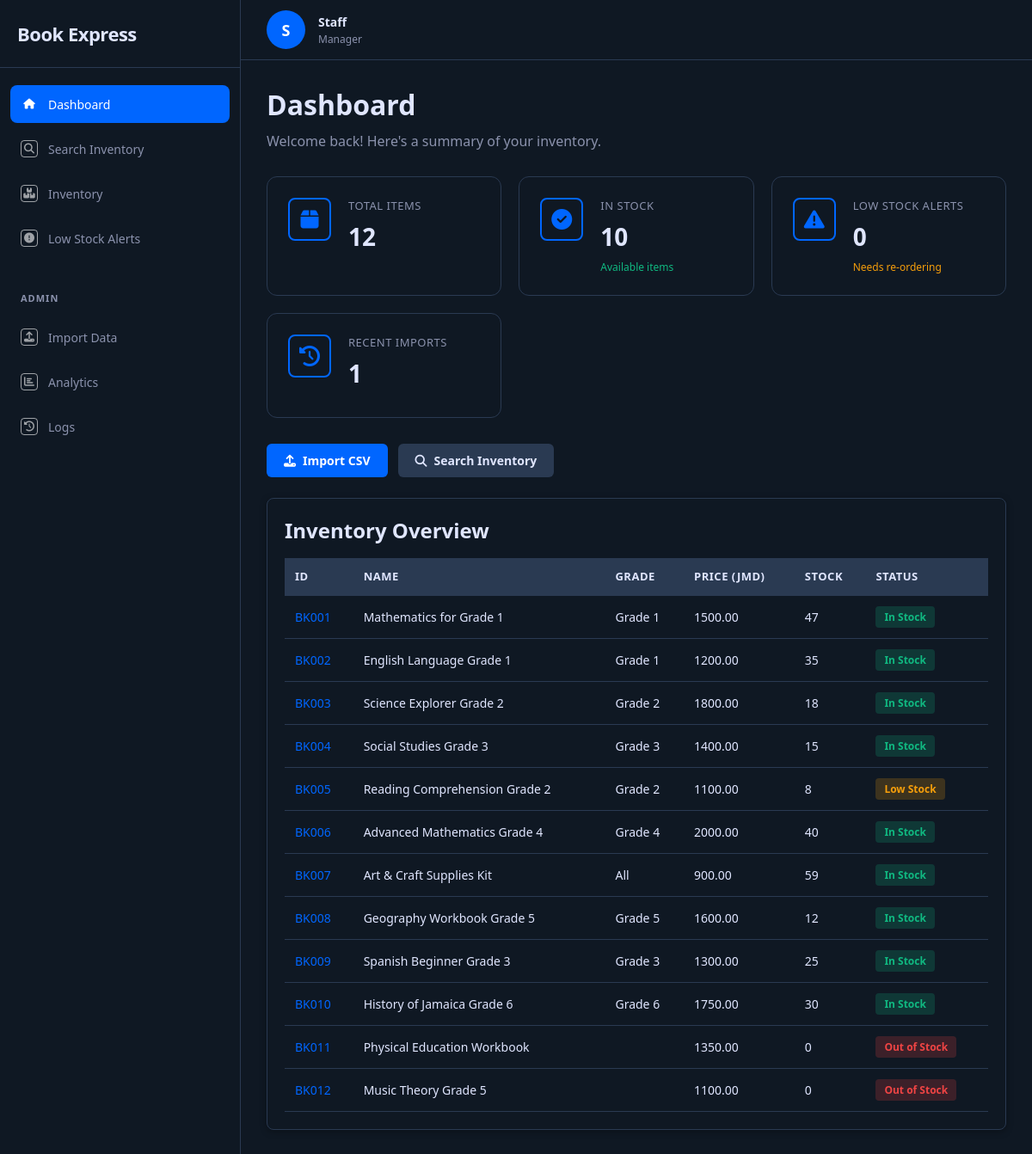
The page / on the database its author committed.
### tables this page shows
CREATE TABLE inventory_item (
            item_id TEXT PRIMARY KEY,
            item_name TEXT NOT NULL,
            unit_price REAL NOT NULL DEFAULT 0.0,
            stock_quantity INTEGER NOT NULL DEFAULT 0,
            reorder_threshold INTEGER NOT NULL DEFAULT 5,
            grade TEXT,
            subject TEXT,
            availability_status TEXT DEFAULT 'In Stock'
        );

### app.py (the view)
@app.route("/")
def index():
    items = InventoryItem.get_all()
    alerts = LowStockAlert.get_active_alerts()
    logs = ImportLog.get_recent(5)
    return render_template("index.html", items=items, alerts=alerts, logs=logs)

### database.py (called while the page is built)
def get_connection():
    conn = sqlite3.connect(DB_PATH)
    conn.row_factory = sqlite3.Row
    conn.execute("PRAGMA foreign_keys = ON")
    return conn

### entities/ImportLog.py (called while the page is built)
    @staticmethod
    def get_recent(limit: int = 10):
        conn = get_connection()
        rows = conn.execute("SELECT * FROM import_log ORDER BY timestamp DESC LIMIT ?", (limit,)).fetchall()
        conn.close()
        return [ImportLog(
            log_id=r["log_id"], timestamp=r["timestamp"], filename=r["filename"],
            user_id=r["user_id"], total_sales_amount=r["total_sales_amount"],
            records_processed=r["records_processed"], error_count=r["error_count"]
        ) for r in rows]

### entities/InventoryItem.py (called while the page is built)
    @staticmethod
    def get_all():
        conn = get_connection()
        rows = conn.execute("SELECT * FROM inventory_item ORDER BY item_id").fetchall()
        conn.close()
        return [InventoryItem(
            item_id=r["item_id"], item_name=r["item_name"],
            unit_price=r["unit_price"], stock_quantity=r["stock_quantity"],
            reorder_threshold=r["reorder_threshold"], grade=r["grade"],
            subject=r["subject"], availability_status=r["availability_status"]
        ) for r in rows]

### entities/LowStockAlert.py (called while the page is built)
    @staticmethod
    def get_active_alerts():
        conn = get_connection()
        rows = conn.execute("""
            SELECT a.*, i.item_name FROM low_stock_alert a
            JOIN inventory_item i ON a.item_id = i.item_id
            WHERE a.status = 'active' ORDER BY a.created_at DESC
        """).fetchall()
        conn.close()
        return [{
            "alert_id": r["alert_id"], "item_id": r["item_id"],
            "item_name": r["item_name"], "current_quantity": r["current_quantity"],
            "threshold": r["threshold"], "created_at": r["created_at"], "status": r["status"]
        } for r in rows]

### templates/index.html (shortened to what this page needs)
{% extends "base.html" %}
{% set active_page = 'dashboard' %}
{% block content %}
<div class="section-header">
    <h1>Dashboard</h1>
    <p>Welcome back! Here's a summary of your inventory.</p>
</div>
<div class="cards-container">
    <div class="card">
        <div class="card-icon"><i class="fas fa-box"></i></div>
        <div class="card-content">
            <p class="card-label">Total Items</p>
            <p class="card-value">{{ items|length }}</p>
        </div>
    </div>
    <div class="card">
        <div class="card-icon"><i class="fas fa-check-circle"></i></div>
        <div class="card-content">
            <p class="card-label">In Stock</p>
            <p class="card-value">{{ items|selectattr('stock_quantity', 'gt', 0)|list|length }}</p>
            <p class="card-change positive">Available items</p>
        </div>
    </div>
    <div class="card">
        <div class="card-icon"><i class="fas fa-exclamation-triangle"></i></div>
        <div class="card-content">
            <p class="card-label">Low Stock Alerts</p>
            <p class="card-value">{{ alerts|length }}</p>
            <p class="card-change warning">Needs re-ordering</p>
        </div>
    </div>
    <div class="card">
        <div class="card-icon"><i class="fas fa-history"></i></div>
        <div class="card-content">
            <p class="card-label">Recent Imports</p>
            <p class="card-value">{{ logs|length }}</p>
        </div>
    </div>
</div>
<div style="display:flex;gap:12px;margin-bottom:24px">
    <a href="/import" class="btn-primary"><i class="fas fa-upload"></i> Import CSV</a>
    <a href="/search" class="btn-secondary"><i class="fas fa-search"></i> Search Inventory</a>
</div>
<div class="catalogue-container">
    <h2 style="margin-bottom:16px">Inventory Overview</h2>
    <div class="catalogue-table-wrapper">
        <table class="catalogue-table">
            <thead><tr><th>ID</th><th>Name</th><th>Grade</th><th>Price (JMD)</th><th>Stock</th><th>Status</th></tr></thead>
            <tbody>
                {% for item in items %}
                <tr>
                    <td><a href="/item/{{ item.item_id }}" style="color:var(--primary-color);text-decoration:none">{{ item.item_id }}</a></td>
                    <td>{{ item.item_name }}</td><td>{{ item.grade }}</td>
                    <td>{{ "%.2f"|format(item.unit_price) }}</td><td>{{ item.stock_quantity }}</td>
                    <td>{% if item.stock_quantity == 0 %}<span class="badge badge-red">Out of Stock</span>{% elif item.stock_quantity <= item.reorder_threshold %}<span class="badge badge-yellow">Low Stock</span>{% else %}<span class="badge badge-green">In Stock</span>{% endif %}</td>
                </tr>
                {% endfor %}
            </tbody>
        </table>
    </div>
</div>
{% endblock %}

### static/css/dashboard.css (style rules this page uses)
* { margin:0;padding:0;box-sizing:border-box }
:root { --primary-color:#0066ff;--dark-bg:#0f1823;--sidebar-bg:#0f1823;--card-bg:#0f1823;--border-color:#2a3a52;--text-primary:#e0e6ff;--text-secondary:#8b92ad;--success-color:#10b981;--warning-color:#f59e0b;--danger-color:#ef4444;--icon-color:rgba(255,255,255,0.6) }
body { font-family:'Segoe UI',Tahoma,Geneva,Verdana,sans-serif;background-color:var(--dark-bg);color:var(--text-primary);overflow:hidden }
.section-header { margin-bottom:30px }
.section-header h1 { font-size:32px;font-weight:700;margin-bottom:10px }
.section-header p,.subtitle { font-size:16px;color:var(--text-secondary) }
.cards-container { display:grid;grid-template-columns:repeat(auto-fit,minmax(220px,1fr));gap:20px;margin-bottom:30px }
.card { background-color:var(--card-bg);border:1px solid var(--border-color);border-radius:12px;padding:24px;display:flex;gap:20px;transition:all .3s ease }
.card-icon { font-size:24px;flex-shrink:0;width:50px;height:50px;display:flex;align-items:center;justify-content:center;border:2px solid var(--primary-color);border-radius:8px;color:var(--primary-color) }
.card-content { flex:1 }
.card-label { font-size:13px;color:var(--text-secondary);text-transform:uppercase;letter-spacing:.5px;margin-bottom:8px;font-weight:500 }
.card-value { font-size:28px;font-weight:700;color:var(--text-primary);margin-bottom:8px }
.card-change { font-size:12px;color:var(--text-secondary) }
.card-change.positive { color:var(--success-color) }
.card-change.warning { color:var(--warning-color) }
.data-table,.catalogue-table,.alerts-table,.inventory-table { width:100%;border-collapse:collapse;font-size:14px }
.data-table thead,.catalogue-table thead,.alerts-table thead,.inventory-table thead { background-color:var(--border-color);border-bottom:2px solid var(--border-color) }
.data-table th,.catalogue-table th,.alerts-table th,.inventory-table th { padding:12px;text-align:left;font-weight:600;color:var(--text-primary);font-size:13px;text-transform:uppercase;letter-spacing:.5px }
.data-table td,.catalogue-table td,.alerts-table td,.inventory-table td { padding:12px;border-bottom:1px solid var(--border-color);color:var(--text-primary) }
.badge { display:inline-block;padding:4px 10px;border-radius:4px;font-size:12px;font-weight:600 }
.badge-green { background-color:rgba(16,185,129,.2);color:var(--success-color) }
.badge-yellow { background-color:rgba(245,158,11,.2);color:var(--warning-color) }
.badge-red { background-color:rgba(239,68,68,.2);color:var(--danger-color) }
.btn-primary,.btn-secondary { padding:10px 20px;border:none;border-radius:6px;font-size:14px;font-weight:600;cursor:pointer;transition:all .3s ease;display:inline-flex;align-items:center;gap:8px;text-decoration:none }
.btn-primary { background-color:var(--primary-color);color:#fff }
.btn-secondary { background-color:var(--border-color);color:var(--text-primary) }
.catalogue-container,.alerts-container,.inventory-container { background:var(--card-bg);border-radius:8px;box-shadow:0 2px 8px rgba(0,0,0,.3);padding:20px;color:var(--text-primary);border:1px solid var(--border-color) }
.catalogue-table-wrapper,.alerts-table-wrapper,.inventory-table-wrapper { overflow-x:auto }

### rows shown on the page
inventory_item: item_id "BK001", item_name "Mathematics for Grade 1", grade "Grade 1", unit_price "1500.00", stock_quantity "47", reorder_threshold "In Stock"
inventory_item: item_id "BK002", item_name "English Language Grade 1", grade "Grade 1", unit_price "1200.00", stock_quantity "35", reorder_threshold "In Stock"
inventory_item: item_id "BK003", item_name "Science Explorer Grade 2", grade "Grade 2", unit_price "1800.00", stock_quantity "18", reorder_threshold "In Stock"
inventory_item: item_id "BK004", item_name "Social Studies Grade 3", grade "Grade 3", unit_price "1400.00", stock_quantity "15", reorder_threshold "In Stock"
inventory_item: item_id "BK005", item_name "Reading Comprehension Grade 2", grade "Grade 2", unit_price "1100.00", stock_quantity "8", reorder_threshold "Low Stock"
inventory_item: item_id "BK006", item_name "Advanced Mathematics Grade 4", grade "Grade 4", unit_price "2000.00", stock_quantity "40", reorder_threshold "In Stock"
inventory_item: item_id "BK007", item_name "Art & Craft Supplies Kit", grade "All", unit_price "900.00", stock_quantity "59", reorder_threshold "In Stock"
inventory_item: item_id "BK008", item_name "Geography Workbook Grade 5", grade "Grade 5", unit_price "1600.00", stock_quantity "12", reorder_threshold "In Stock"
inventory_item: item_id "BK009", item_name "Spanish Beginner Grade 3", grade "Grade 3", unit_price "1300.00", stock_quantity "25", reorder_threshold "In Stock"
inventory_item: item_id "BK010", item_name "History of Jamaica Grade 6", grade "Grade 6", unit_price "1750.00", stock_quantity "30", reorder_threshold "In Stock"
inventory_item: item_id "BK011", item_name "Physical Education Workbook", unit_price "1350.00", stock_quantity "0", shows "Out of Stock"
inventory_item: item_id "BK012", item_name "Music Theory Grade 5", unit_price "1100.00", stock_quantity "0", shows "Out of Stock"

### other values the page prints
{{ items|length }} "12"
{{ items|selectattr('stock_quantity', 'gt', 0)|list|length }} "10"
{{ alerts|length }} "0"
{{ logs|length }} "1"
